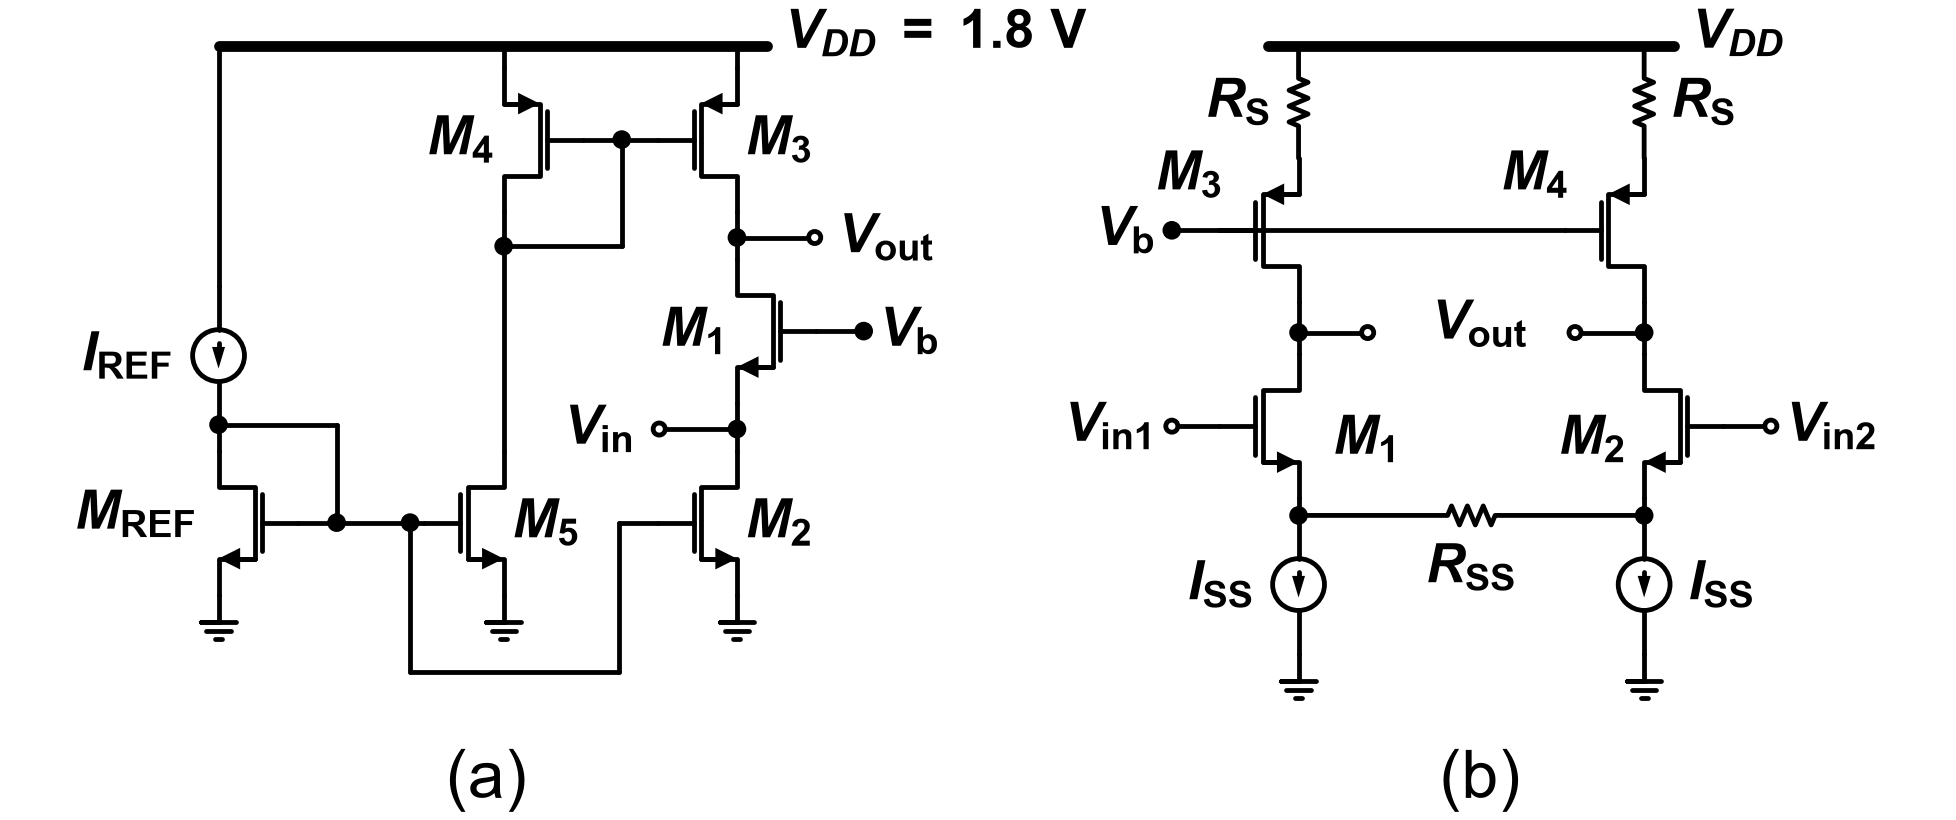

Write the Python code that produced this figure.
"""2019-1 중간 Q2 — 기준: Q2.md '회로 — Fig Q2(a)', '회로 — Fig Q2(b)'."""
import schemdraw.elements as elm
from schem_style import OPEN_R, Resistor, caption, dot, gate_terminal, new_drawing, nmos, pmos, rail

GAP = 0.2       # 소자 라벨과 기호 사이 간격
RAIL_Y = 8.6    # 두 패널 레일 높이
CAP_Y = 0.0     # 캡션 높이


def tag(d, xy, text, halign, valign="center"):
    d.add(elm.Label().right().at(xy).label(text, halign=halign, valign=valign))


def panel_a(d, x0):
    xref, x5, xr = x0, x0 + 3.3, x0 + 6.0     # I_REF·M_REF 줄, M4·M5 줄, 오른쪽 세로줄
    rail(d, (xref, RAIL_Y), (xr + 0.35, RAIL_Y))
    tag(d, (xr + 0.45, RAIL_Y + 0.05), r"$V_{DD}\mathrm{\ =\ 1.8\ V}$", "left")
    # 오른쪽 세로줄 위→아래: M3, Vout 접속점, M1(좌우 반전), Vin 접속점, M2, 접지
    m3 = pmos(d, at=(xr, RAIL_Y - 0.25), anchor="source", label=r"$M_\mathrm{3}$")
    d.add(elm.Line().up().at(m3.source).toy(RAIL_Y))
    d.add(elm.Line().down().at(m3.drain).length(0.3)); vout = dot(d)
    d.add(elm.Line().right().at(vout.center).length(0.9))
    d.add(elm.Dot(open=True, radius=OPEN_R).label(r"$V_\mathrm{out}$", "right", ofst=GAP))
    d.add(elm.Line().down().at(vout.center).length(0.25))
    m1 = nmos(d, at=d.here, anchor="drain", mirror=True, label=r"$M_\mathrm{1}$")
    gate_terminal(d, m1.gate, r"$V_\mathrm{b}$", right=True)
    d.add(elm.Line().down().at(m1.source).length(0.3)); vin = dot(d)
    d.add(elm.Line().left().at(vin.center).length(0.9))
    d.add(elm.Dot(open=True, radius=OPEN_R).label(r"$V_\mathrm{in}$", "left", ofst=GAP))
    d.add(elm.Line().down().at(vin.center).length(0.25))
    m2 = nmos(d, at=d.here, anchor="drain", label=r"$M_\mathrm{2}$")
    d.add(elm.Ground().at(m2.source).scale(0.8))
    yg = m2.gate.y      # M_REF·M5·M2 게이트 높이
    dy = m2.drain.y - yg
    # 왼쪽 세로줄 위→아래: I_REF(화살표 아래), 위 n1 접속점, M_REF(좌우 반전), 접지
    mref = nmos(d, at=(xref, yg + dy), anchor="drain", mirror=True)
    tag(d, (xref - 0.35, yg), r"$M_\mathrm{REF}$", "right")
    d.add(elm.Ground().at(mref.source).scale(0.8))
    d.add(elm.Line().up().at(mref.drain).length(0.3)); n1_top = dot(d)
    iref = d.add(elm.SourceI().up().at(n1_top.center).length(1.6).scale(0.6).reverse()
                 .label(r"$I_\mathrm{REF}$", "top", ofst=0.35))
    d.add(elm.Line().up().at(iref.end).toy(RAIL_Y))
    # 다이오드 연결: 위 n1 → 오른쪽 → 아래로 M_REF 게이트 접속점
    xg = mref.gate.x + 0.45
    d.add(elm.Line().right().at(n1_top.center).tox(xg))
    d.add(elm.Line().down().toy(yg)); g_ref = dot(d)
    d.add(elm.Line().left().at(g_ref.center).tox(mref.gate.x))
    # 게이트 가로선: 게이트 접속점 → 아래 n1 접속점 → M5 게이트
    m5 = nmos(d, at=(x5, yg + dy), anchor="drain", label=r"$M_\mathrm{5}$")
    d.add(elm.Ground().at(m5.source).scale(0.8))
    xn1 = xg + 0.85
    d.add(elm.Line().right().at(g_ref.center).tox(xn1)); n1_bot = dot(d)
    d.add(elm.Line().right().at(n1_bot.center).tox(m5.gate.x))
    # 아래 n1 → M5 접지 아래로 → 오른쪽 → M2 왼쪽에서 위로 → M2 게이트
    yloop = m5.source.y - 0.9
    xloop = m2.gate.x - 0.45
    d.add(elm.Line().down().at(n1_bot.center).toy(yloop))
    d.add(elm.Line().right().tox(xloop))
    d.add(elm.Line().up().toy(yg))
    d.add(elm.Line().right().tox(m2.gate.x))
    # M4: 가운데 위 pmos 좌우 반전(다이오드 연결), 소스 → 레일. M4 게이트 접속점 → M3 게이트
    m4 = pmos(d, at=(x5, RAIL_Y - 0.25), anchor="source", mirror=True, label=r"$M_\mathrm{4}$")
    d.add(elm.Line().up().at(m4.source).toy(RAIL_Y))
    xg4 = m4.gate.x + 0.45
    d.add(elm.Line().right().at(m4.gate).tox(xg4)); g4 = dot(d)
    d.add(elm.Line().right().at(g4.center).tox(m3.gate.x))
    d.add(elm.Line().down().at(m4.drain).length(0.4)); n2 = dot(d)
    d.add(elm.Line().down().at(g4.center).toy(n2.center.y))
    d.add(elm.Line().left().tox(x5))
    # M5 드레인 → 긴 세로선 → n2
    d.add(elm.Line().up().at(m5.drain).toy(n2.center.y))
    caption(d, ((xref + xr) / 2, CAP_Y), "(a)")


def half_b(d, x, left):
    """(b) 한쪽 세로줄 위→아래: R_S, M3/M4, 출력 접속점, M1/M2, 소스 접속점, I_SS, 접지."""
    d.add(Resistor().down().at((x, RAIL_Y)).length(1.3)
          .label(r"$R_\mathrm{S}$", "top" if left else "bottom", ofst=GAP))
    mp = pmos(d, at=d.here, anchor="source")
    d.add(elm.Line().down().at(mp.drain).length(0.35)); out = dot(d)
    d.add(elm.Line().down().at(out.center).length(0.25))
    mn = nmos(d, at=d.here, anchor="drain", mirror=not left)
    d.add(elm.Line().down().at(mn.source).length(0.2)); ns = dot(d)
    iss = d.add(elm.SourceI().down().at(ns.center).length(1.6).scale(0.6)
                .label(r"$I_\mathrm{SS}$", "top" if left else "bottom", ofst=0.35))
    d.add(elm.Ground().at(iss.end).scale(0.8))
    return mp, out, mn, ns


def panel_b(d, x0):
    xl, xr = x0, x0 + 4.0
    xm = (xl + xr) / 2
    rail(d, (xl - 0.35, RAIL_Y), (xr + 0.35, RAIL_Y))
    tag(d, (xr + 0.45, RAIL_Y + 0.05), r"$V_{DD}$", "left")
    m3, out1, m1, n3 = half_b(d, xl, True)
    m4, out2, m2, n4 = half_b(d, xr, False)
    # V_b → M3 게이트, 같은 높이로 M3 막대를 지나 M4 게이트 (게이트 공통선)
    gate_terminal(d, m3.gate, r"$V_\mathrm{b}$")
    d.add(elm.Line().at(m3.gate).to(m4.gate))
    tag(d, (m3.gate.x - 0.05, m3.gate.y + 0.25), r"$M_\mathrm{3}$", "right", "bottom")
    tag(d, (m4.gate.x - 0.05, m4.gate.y + 0.25), r"$M_\mathrm{4}$", "right", "bottom")
    # 출력: 두 원이 가운데에서 마주 보고 그 사이에 V_out
    d.add(elm.Line().right().at(out1.center).length(0.8)); dot(d, open_=True)
    d.add(elm.Line().left().at(out2.center).length(0.8)); dot(d, open_=True)
    tag(d, (xm, out1.center.y), r"$V_\mathrm{out}$", "center")
    tag(d, (xl + 0.3, m1.center.y - 0.25), r"$M_\mathrm{1}$", "left")
    tag(d, (xr - 0.3, m2.center.y - 0.25), r"$M_\mathrm{2}$", "right")
    gate_terminal(d, m1.gate, r"$V_\mathrm{in1}$", open_=True)
    gate_terminal(d, m2.gate, r"$V_\mathrm{in2}$", open_=True, right=True)
    d.add(Resistor().right().at(n3.center).to(n4.center).label(r"$R_\mathrm{SS}$", "bottom", ofst=GAP))
    caption(d, (xm, CAP_Y), "(b)")


def draw():
    d = new_drawing()
    panel_a(d, 1.5)
    panel_b(d, 14.0)
    return d
